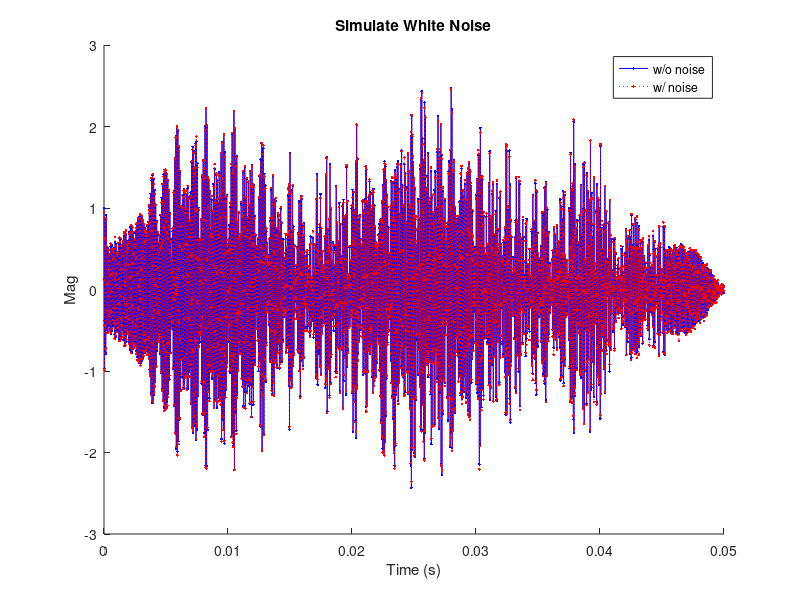

Reproduce this figure in MATLAB. (Note: this script raises an error after producing the figure.)
%% ================================================
%% Yi-Chao Chen @ SJTU
%% ================================================
function simFmcw2(seed)
    if nargin < 1, seed = 2; end
    addpath('functions');

    rng(seed);

    %%%%%%%%%%%%%%%%%%%%%%%%%%%%%%%%%%%%%%%%%%%%%%%%%%%%%%%%%%
    %% Configuration
    %%%%%%%%%%%%%%%%%%%%%%%%%%%%%%%%%%%%%%%%%%%%%%%%%%%%%%%%%%
    font_size  = 18;
    
    %% Audio Configuration
    Fs = 48000;     %% Audio Sampling Rate
    Ts = 1/Fs;
    vs = 343000;    %% Sound Speed in mm/s

    %% Options
    PLOT_SPECTRUM = 1;
    PLOT_PEAKS    = 1;
    HANNING_WIN   = 1;
    %% Cancellation Type:
    %%   NO  = no cancellation; 
    %%   CST = constant sacle
    %%   DYN = dynamically adjust scale; 
    CANCEL_TYPE   = 'DYN';
    ADD_NOISE     = 1;
    ADD_ENV_OBJ   = 1;
    ADD_MULTIPATH = 1;

    
    %%%%%%%%%%%%%%%%%%%%%%%%%%%%%%%%%%%%%%%%%%%%%%%%%%%%%%%%%%
    %% FMCW: 
    %%   Parameters
    %%
    %%    /|      /|      /|      /|      /|      /|     F_fmcw + B
    %%   / |     / |     / |     / |     / |     / |   
    %%  /  |    /  |    /  |    /  |    /  |    /  |   
    %% /   |---/   |---/   |---/   |---/   |---/   |---  F_fmcw
    %%   K  K1  (Ke = K + K1)
    %%
    %%%%%%%%%%%%%%%%%%%%%%%%%%%%%%%%%%%%%%%%%%%%%%%%%%%%%%%%%%
    chirp_len    = 0.04;
    seq_len      = 0.05;
    F_fmcw       = 11000;
    B            = 10000;
    %% one chirp signals
    K            = round(Fs * chirp_len);
    Ke           = round(Fs * seq_len);
    K1           = Ke - K;
    t            = (0 : K - 1) * Ts;
    FMCWChirp    = cos(2 * pi * (1/2 * t.^2 * B / chirp_len + F_fmcw * t) );
    FMCWChirpExt = [FMCWChirp, zeros(1, K1)];


    %%%%%%%%%%%%%%%%%%%%%%%%%%%%%%%%%%%%%%%%%%%%%%%%%%%%%%%%%%
    %% Simulation
    %%%%%%%%%%%%%%%%%%%%%%%%%%%%%%%%%%%%%%%%%%%%%%%%%%%%%%%%%%
    audioLenS   = 10;  %% seconds
    audioLen    = audioLenS * Fs;
    nChirps     = ceil(audioLen / Ke);
    audioLenS   = nChirps * seq_len;
    audioLen    = nChirps * Ke;
    y           = repmat(FMCWChirpExt, 1, nChirps)';
    

    %% =======================================
    %% Simulate the movement:
    %%   0-2s : no target
    %%   2-3s : target is stationary
    %%   3-10s: target is moving. In each second, target either moves or stays
    %% =======================================
    PERIOD_NO_TARGET = 2;
    PERIOD_STATIC    = 1;
    START_TRACK      = PERIOD_NO_TARGET + PERIOD_STATIC;

    initDist = 2000;  %% in mm
    prv_dist = initDist;
    speed    = 0;
    gtDist   = zeros(1, nChirps);
    gtTime   = [0:nChirps-1] * seq_len;
    for ci = 1:nChirps
        cur_time = (ci-1) * seq_len;
        new_dist = prv_dist;
        if cur_time < PERIOD_NO_TARGET, 
            %% no target, so no reflected signals
        else
            if cur_time < START_TRACK
                %% target is stationary
                new_dist = initDist;
            else
                prv_time = (ci-2) * seq_len;
                if floor(cur_time) - floor(prv_time) > 0
                    %% start of a second: either moves or stays
                    if rand(1) > 0.9
                        %% stay
                        speed = 0;
                    else
                        %% move: speed < 500 mm/s
                        speed = (rand(1)*2 - 1)*1000/2;
                    end
                end
                new_dist = prv_dist + speed * seq_len;
            end

            %% add reflected signals from target
            lag     = ceil(new_dist * 2 / vs * Fs);
            std_idx = (ci-1)*Ke + 1 + lag;
            end_idx = min(std_idx+Ke-1, nChirps*Ke);
            idx     = std_idx:end_idx;
            mag     = attenuation(new_dist*2);
            y(idx)  = y(idx) + mag*FMCWChirpExt(1:length(idx))';
            
            %% add multipath
            if ADD_MULTIPATH
                nMultipath = 4;
                for mi = 1:nMultipath
                    multi_dist = new_dist + rand(1)*5000;
                    lag     = ceil(multi_dist * 2 / vs * Fs);
                    std_idx = (ci-1)*Ke + 1 + lag;
                    end_idx = min(std_idx+Ke-1, nChirps*Ke);
                    idx     = std_idx:end_idx;
                    mag     = attenuation(multi_dist*2);
                    y(idx)  = y(idx) + mag*FMCWChirpExt(1:length(idx))';
                end
            end
 
            prv_dist = new_dist;
        end
        gtDist(ci) = new_dist;
    end

    figure(1); clf;
    plot(gtTime, gtDist, '-bo');
    xlabel('Time (s)');
    ylabel('Distance (mm)');
    title('Ground Truth Distance');
    pause(0.01)
    

    %% =======================================
    %% Simulate Static Objects in the Environments
    %% =======================================
    if ADD_ENV_OBJ
        nObj   = 5;
        objAtt = 0.5;
        objDists = rand(1, nObj) * 3000;

        for oi = 1:nObj
            lag = ceil(objDists(oi) * 2 / vs * Fs);
            mag = objAtt * attenuation(objDists(oi)*2);
            
            std_idx = lag+1;
            num = floor((length(y) - std_idx + 1) / Ke);
            end_idx = std_idx + num * Ke - 1;
            y(std_idx:end_idx,1) = y(std_idx:end_idx,1) + mag*repmat(FMCWChirpExt', num, 1);
            remain_len = length(y) - end_idx;
            y(end_idx+1:end) = y(end_idx+1:end) + mag*FMCWChirpExt(1:remain_len)';
        end
    end


    %% =======================================
    %% Simulate white noise
    %% =======================================
    if ADD_NOISE
        noise_power = -30;
        noise = wgn(audioLen, 1, noise_power);
        y2 = y + noise;
        figure(1); clf; hold on;
        plot([0:Ke-1]/Fs, y(1:Ke), '-b.');
        plot([0:Ke-1]/Fs, y2(1:Ke), ':r.');
        legend('w/o noise', 'w/ noise');
        xlabel('Time (s)');
        ylabel('Mag');
        title('Simulate White Noise');
        pause(0.01)

        y = y2;
    end
    
    y = y / max(y);


    %%%%%%%%%%%%%%%%%%%%%%%%%%%%%%%%%%%%%%%%%%%%%%%%%%%%%%%%%%
    %% Distance Estimation
    %%%%%%%%%%%%%%%%%%%%%%%%%%%%%%%%%%%%%%%%%%%%%%%%%%%%%%%%%%
    maxTrackDist = max(gtDist) * 3;
    maxTrackFreq = floor(min(Fs/2, FmcwDist2Freq(maxTrackDist, chirp_len, B, vs)));
    minTrackDist = 300;
    minTrackFreq = floor(max(1, FmcwDist2Freq(minTrackDist, chirp_len, B, vs)));
    search_range = [minTrackFreq:maxTrackFreq];


    %% =========================================
    %% Sync by correlation
    [maxIndex, tmp_corr] = syncFMCWSymbol(y, FMCWChirpExt, Ke, Fs, F_fmcw, F_fmcw+B, 0);
    fprintf('  sync FMCW max index = %d\n', maxIndex);
    
    fh = figure(1); clf; 
    subplot(2,1,1); hold on;
    plot(y(1:10*Ke), '-b.');
    plot(maxIndex, y(maxIndex), 'ro');
    plot([maxIndex:maxIndex+K], y([maxIndex:maxIndex+K]), '-r');
    xlim([1, 5*Ke]);
    xlabel('Time');
    ylabel('Mag');
    title('Synchronization: Received Audio');
    subplot(2,1,2); hold on;
    plot(abs(tmp_corr), '-b.');
    plot(maxIndex, abs(tmp_corr(maxIndex)), 'ro');
    xlim([1, 5*Ke]);
    xlabel('Time');
    ylabel('Correlation');
    title('Synchronization: Correlation');
    pause(0.01)


    %% =========================================
    %% cancellation
    nCancel    = floor(1 / seq_len);
    tmp        = reshape(y(maxIndex+5*Ke:maxIndex+Ke*nCancel-1, 1), Ke, []);
    cancel_sig = mean(tmp, 2);


    %% ====================================
    %% Short-Time Fourier Transform
    if PLOT_SPECTRUM
        window    = floor(Fs/256);
        noverlap  = floor(window/4); % 75% overlap
        
        %% Spectrogram takes the STFT of the signal
        %% P matrix contains the power spectral density of each segment of the STFT
        [S,F,T,P] = spectrogram(y([maxIndex:maxIndex+10*Ke]), window, noverlap, Fs, Fs);
        
        fh = figure(2); clf;
        imagesc(T, F, 10*log10(P)); % frequency-time Plot of the signal
        colorbar;
        xlabel('Time (s)');
        ylabel('Power/Frequency (dB/Hz)');
        pause(0.01)
    end
    


    %% =========================================
    %% Detect the range based on FMCW
    startIndex = maxIndex - 1;
    nChirps    = floor((length(y) - startIndex) / Ke);  %% number of chirp to analyze
    
    fmcwTime = [0:nChirps-1] * seq_len + startIndex/Fs;
    fmcwPeak = zeros(nChirps, 1);
    fmcwSNR  = zeros(nChirps, 1);
    
    if HANNING_WIN
        w   = 0.5 - 0.5*cos(2*pi/K*(0:K-1)); %% Hanning Window
    else
        w   = ones(1, K);
    end
    
    cidx    = 1;
    while cidx <= nChirps
        s = y([0:K-1] + Ke*(cidx-1) + startIndex)';

        %% --------------------
        %% Cancellation
        %% --------------------
        if strcmpi(CANCEL_TYPE, 'NO')
            c = 0;
        elseif strcmpi(CANCEL_TYPE, 'CST')
            c = 1;
        elseif strcmpi(CANCEL_TYPE, 'DYN')
            c = linsolve(cancel_sig(1:K), s'); %% find the best scaling
        else
            error('wrong cancellation type');
        end

        s = s - c * cancel_sig(1:K)';


        %% --------------------
        %% Mix Signal
        %% --------------------
        sw = s .* w;
        sn = fftFilter(sw, Fs, F_fmcw, F_fmcw+B, 100); %% bandpass filter
        ym = sn .* FMCWChirp;
        Ym = fft(ym, Fs);
        Ym = Ym(1:Fs/2);
        ys = abs(Ym(search_range));

        
        %% --------------------
        %% Peak Selection: i) is max, ii) is peak (i.e., nearby samples are smaller)
        %% --------------------
        prev_peak = 1;
        if(cidx > 1)
            prev_peak = fmcwPeak(cidx-1);
        end
        
        [~, ys_idx] = sort(ys, 'descend');
        fmcwPeak(cidx) = prev_peak;
        peak_range = 2;
        for yi = 1:length(ys_idx)
            idx = ys_idx(yi);

            %% too close to start or end of the chirp
            if(idx <= peak_range | idx >= length(ys_idx)-peak_range)
                continue;
            end

            %% is a peak
            if(ys(idx) >= ys(idx-peak_range:idx+peak_range)) 
                fmcwPeak(cidx) = idx;
                break;
            end
        end
        
        fmcwSNR(cidx)  = ys(fmcwPeak(cidx)) / mean(ys);
        fmcwPeak(cidx) = fmcwPeak(cidx) + search_range(1) - 1;



        if PLOT_PEAKS
            tmpys = abs(Ym);
            fh = figure(12); clf;
            subplot(3,1,1); hold on;
            plot(tmpys, '-b.');
            plot(fmcwPeak(cidx), tmpys(fmcwPeak(cidx)), 'ro');
            plot([search_range(1) search_range(1)], [0 max(tmpys)], '-r')
            plot([search_range(end) search_range(end)], [0 max(tmpys)], '-r')
            xlim([0 Fs/2]);
            ylim([0 max(tmpys)]);
            xlabel('Frequency (Hz)');
            ylabel('Magnitude');
            title(sprintf('FMCW: Peak=%dHz', fmcwPeak(cidx)))

            subplot(3,1,2); hold on;
            plot(tmpys, '-b.');
            plot(fmcwPeak(cidx), tmpys(fmcwPeak(cidx)), 'ro');
            maxy = max(tmpys(search_range));
            plot([search_range(1) search_range(1)], [0 maxy], '-r')
            plot([search_range(end) search_range(end)], [0 maxy], '-r')
            xlim([0 search_range(end)]);
            ylim([0 maxy]);
            xlabel('Frequency (Hz)');
            ylabel('Magnitude');
            title(sprintf('Chirp %d/%d: Peak=%d', cidx, nChirps, fmcwPeak(cidx)))

            subplot(3,1,3); hold on;
            tmp_stdidx = Ke*(cidx-1) + startIndex;
            tmp_endidx = K-1 + Ke*(cidx-1) + startIndex;
            tmp_stdidx2 = max(1, tmp_stdidx - Ke);
            tmp_endidx2 = min(length(y), tmp_endidx + Ke);
            tmp = y(tmp_stdidx2:tmp_endidx2);
            plot(tmp, '-b');
            plot([tmp_stdidx-tmp_stdidx2 tmp_stdidx-tmp_stdidx2], [min(tmp) max(tmp)], '-r')
            plot([tmp_endidx-tmp_stdidx2 tmp_endidx-tmp_stdidx2], [min(tmp) max(tmp)], '-r')
            xlabel('Time');
            ylabel('Magnitude');
            title('Received Audio');
            pause(0.01)
        end
        cidx = cidx + 1;
    end

    fmcwDist = FmcwFreq2Dist(fmcwPeak, chirp_len, B, vs);
    
    fh = figure(3); clf; 
    subplot(2,1,1); hold on;
    plot(fmcwTime, fmcwDist, '-bo');
    plot(gtTime, gtDist, '-r.');
    legend('Estimated', 'Real');
    xlim([START_TRACK fmcwTime(end)]);
    xlabel('Time (s)');
    ylabel('Distance (mm)');
    title('Distance');
    subplot(2,1,2); hold on;
    plot(fmcwTime, fmcwSNR, '-bo');
    xlim([START_TRACK fmcwTime(end)]);
    xlabel('Time (s)');
    ylabel('SNR');
    title('SNR');
    
end

function [dist] = FmcwFreq2Dist(freq, chirp_len, B, vs)
    dist = freq * vs * chirp_len / B / 2;
end

function [freq] = FmcwDist2Freq(dist, chirp_len, B, vs)
    freq = dist * 2 * B / vs / chirp_len;
end

function [mag] = attenuation(dist)
    %% TODO: need a more realistic attenuation model
    max_dist = 20000;
    mag = power((max_dist-dist)/max_dist,2);
end
